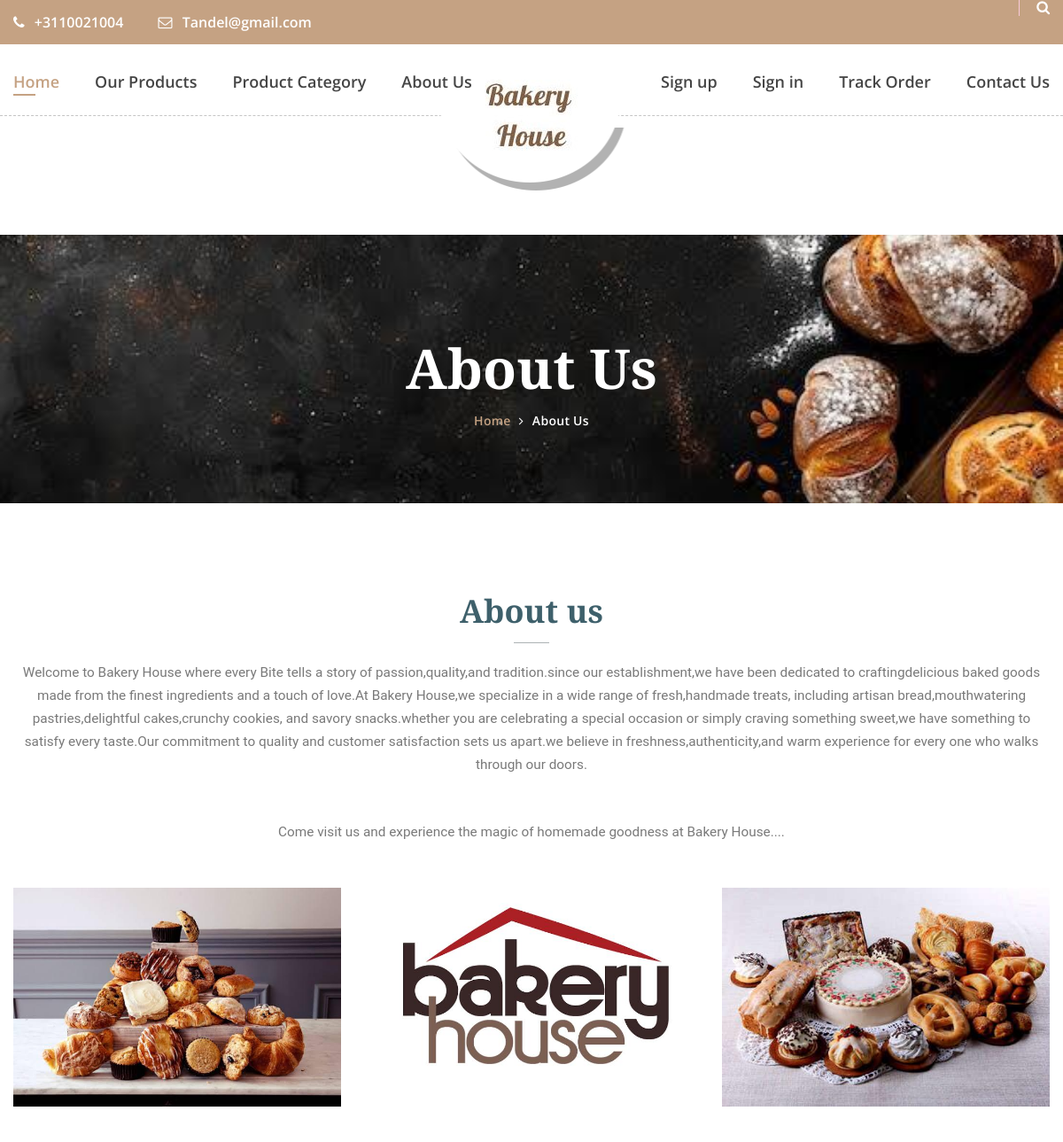
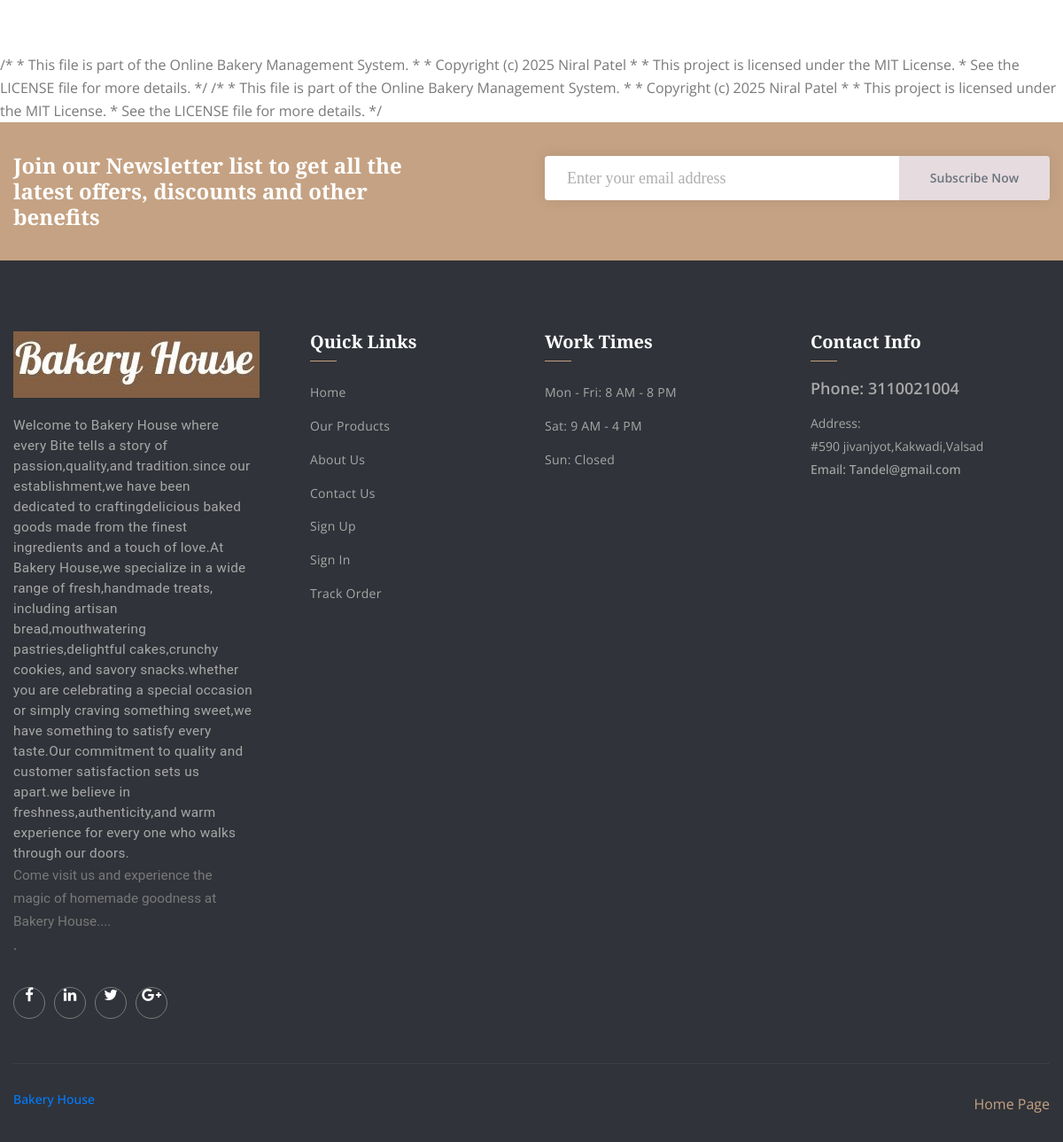
The app's page /bakery/about-us.php with its own data (2 pictures, top to bottom).
### tables this page shows
CREATE TABLE `tblpage` (
  `ID` int(10) NOT NULL,
  `PageType` varchar(200) DEFAULT NULL,
  `PageTitle` varchar(200) DEFAULT NULL,
  `PageDescription` mediumtext DEFAULT NULL,
  `Email` varchar(200) DEFAULT NULL,
  `MobileNumber` bigint(10) DEFAULT NULL,
  `UpdationDate` timestamp NOT NULL DEFAULT current_timestamp() ON UPDATE current_timestamp()
);

### bakery/about-us.php (the view, shortened to what this page needs)
<?php
include('includes/dbconnection.php');
?>
<!DOCTYPE html>
<html lang="en">
<head>
        <link href="css/font-awesome.min.css" rel="stylesheet">
        <link href="vendors/linearicons/style.css" rel="stylesheet">
        <link href="vendors/flat-icon/flaticon.css" rel="stylesheet">
        <link href="css/bootstrap.min.css" rel="stylesheet">
        <link href="vendors/revolution/css/settings.css" rel="stylesheet">
        <link href="vendors/revolution/css/layers.css" rel="stylesheet">
        <link href="vendors/revolution/css/navigation.css" rel="stylesheet">
        <link href="vendors/animate-css/animate.css" rel="stylesheet">
        <link href="vendors/owl-carousel/owl.carousel.min.css" rel="stylesheet">
        <link href="vendors/magnifc-popup/magnific-popup.css" rel="stylesheet">
        <link href="css/style.css" rel="stylesheet">
        <link href="css/responsive.css" rel="stylesheet">
    </head>
    <body>
		<?php include_once('includes/header.php');?>
        <section class="banner_area">
        	<div class="container">
        		<div class="banner_text">
        			<h3>About Us</h3>
        			<ul>
        				<li><a href="index.php">Home</a></li>
        				<li><a href="about-us.php">About Us</a></li>
        			</ul>
        		</div>
        	</div>
        </section>
        <section class="our_bakery_area p_100">
        	<div class="container">
        		<?php
$ret=mysqli_query($con,"select * from tblpage where PageType='aboutus' ");
while ($row=mysqli_fetch_array($ret)) {
?>
        		<div class="our_bakery_text">
        			<h2><?php  echo $row['PageTitle'];?></h2>
								<p><?php  echo $row['PageDescription'];?></p>
        		</div><?php } ?>
        		<div class="row our_bakery_image">
        			<div class="col-md-4 col-6">
        				<img class="img-fluid" src="img/our-bakery/bakery-4.jpg" alt="">
        			</div>
        			<div class="col-md-4 col-6">
        				<img class="img-fluid" src="img/our-bakery/bakery-5.jpg" alt="">
        			</div>
        			<div class="col-md-4 col-6">
        				<img class="img-fluid" src="img/our-bakery/bakery-6.jpg" alt="">
        			</div>
        		</div>
        	</div>
        </section>
   <?php include_once('includes/footer.php');?>
    </body>
</html>

### bakery/includes/header.php (shortened to what this page needs)
<?php
include('includes/dbconnection.php');
$loggedIn = isset($_SESSION['fosuid']) ? $_SESSION['fosuid'] : false;
?>
<header class="main_header_area">
    <div class="top_header_area row m0">
        <div class="container">
            <div class="float-left">
                <?php
                $ret = mysqli_query($con, "SELECT * FROM tblpage WHERE PageType='contactus'");
                while ($row = mysqli_fetch_array($ret)) {
                ?>
                    <a href="tel:+<?php echo $row['MobileNumber']; ?>"><i class="fa fa-phone" aria-hidden="true"></i> +<?php echo $row['MobileNumber']; ?></a>
                    <a href="mailto:<?php echo $row['Email']; ?>"><i class="fa fa-envelope-o" aria-hidden="true"></i> <?php echo $row['Email']; ?></a>
                <?php } ?>
            </div>
            <div class="float-right">
                <ul class="h_search list_style">
                    <li><a href="search-item.php"><i class="fa fa-search"></i></a></li>
                </ul>
            </div>
        </div>
    </div>
    <div class="main_menu_area">
        <div class="container">
            <nav class="navbar navbar-expand-lg navbar-light bg-light">
                <a class="navbar-brand" href="index.php">
                    <img src="img/l5.jpg" alt="Bakery Logo">
                </a>
                <div class="collapse navbar-collapse" id="navbarSupportedContent">
                    <ul class="navbar-nav mr-auto">
                        <li class="nav-item active"><a href="index.php">Home</a></li>
                        <li><a href="product.php">Our Products</a></li>
                        <li class="dropdown submenu">
                            <a class="dropdown-toggle" data-toggle="dropdown" href="#">Product Category</a>
                        </li>
                        <li><a href="about-us.php">About Us</a></li>
                    </ul>
                    <ul class="navbar-nav justify-content-end">
                        <?php if (!$loggedIn) { ?>
                            <li><a href="registration.php">Sign up</a></li>
                            <li><a href="login.php">Sign in</a></li>
                            <li><a href="track-order.php">Track Order</a></li>
                        <?php } ?>
                        <li><a href="contact.php">Contact Us</a></li>
                    </ul>
                </div>
            </nav>
        </div>
    </div>
</header>

### bakery/includes/footer.php (shortened to what this page needs)
/*
 * This file is part of the Online Bakery Management System.
 *
 * Copyright (c) 2025 Niral Patel
 *
 * This project is licensed under the MIT License.
 * See the LICENSE file for more details.
 */
<?php
include('includes/dbconnection.php');
?>
<section class="newsletter_area">
    <div class="container">
        <div class="row newsletter_inner">
            <div class="col-lg-6">
                <div class="news_left_text">
                    <h4>Join our Newsletter list to get all the latest offers, discounts and other benefits</h4>
                </div>
            </div>
            <div class="col-lg-6">
                <div class="newsletter_form">
                    <form method="post">
                        <div class="input-group">
                            <input type="text" class="form-control" placeholder="Enter your email address" name="email">
                            <div class="input-group-append">
                                <button class="btn btn-outline-secondary" type="submit" value="submit" name="sub">
                                    Subscribe Now
                                </button>
                            </div>
                        </div>
                    </form>
                </div>
            </div>
        </div>
    </div>
</section>
<footer class="footer_area">
    <div class="footer_widgets">
        <div class="container">
            <div class="row footer_wd_inner">
                <div class="col-lg-3 col-6">
                    <aside class="f_widget f_about_widget">
                        <img src="img/mf.jpg" alt="">
                        <?php
                        $ret = mysqli_query($con, "SELECT * FROM tblpage WHERE PageType='aboutus'");
                        while ($row = mysqli_fetch_array($ret)) {
                        ?>
                            <p><?php echo $row['PageDescription']; ?>.</p>
                        <?php } ?>
                        <ul class="nav">
                            <li><a href="#"><i class="fa fa-facebook"></i></a></li>
                            <li><a href="#"><i class="fa fa-linkedin"></i></a></li>
                            <li><a href="#"><i class="fa fa-twitter"></i></a></li>
                            <li><a href="#"><i class="fa fa-google-plus"></i></a></li>
                        </ul>
                    </aside>
                </div>
                <div class="col-lg-3 col-6">
                    <aside class="f_widget f_link_widget">
                        <div class="f_title">
                            <h3>Quick Links</h3>
                        </div>
                        <ul class="list_style">
                            <li><a href="index.php">Home</a></li>
                            <li><a href="product.php">Our Products</a></li>
                            <li><a href="about-us.php">About Us</a></li>
                            <li><a href="contact.php">Contact Us</a></li>
                            <?php if (empty($_SESSION['fosuid'])) { ?>
                                <li><a href="registration.php">Sign Up</a></li>
                                <li><a href="login.php">Sign In</a></li>
                                <li><a href="cart.html">Track Order</a></li>
                            <?php } else { ?>
                                <li><a href="cart.php">Cart Page</a></li>
                                <li><a href="orders.php">My Orders</a></li>
                            <?php } ?>
                        </ul>
                    </aside>
                </div>
                <div class="col-lg-3 col-6">
                    <aside class="f_widget f_link_widget">
                        <div class="f_title">
                            <h3>Work Times</h3>
                        </div>
                        <ul class="list_style">
                            <li><a href="#">Mon - Fri: 8 AM - 8 PM</a></li>
                            <li><a href="#">Sat: 9 AM - 4 PM</a></li>
                            <li><a href="#">Sun: Closed</a></li>
                        </ul>
                    </aside>
                </div>
                <div class="col-lg-3 col-6">
                    <aside class="f_widget f_contact_widget">
                        <div class="f_title">
                            <h3>Contact Info</h3>
                        </div>
                        <?php
                        $ret = mysqli_query($con, "SELECT * FROM tblpage WHERE PageType='contactus'");
                        while ($row = mysqli_fetch_array($ret)) {
                        ?>
                            <h4>Phone: <?php echo $row['MobileNumber']; ?></h4>
                            <p>Address: <br /><?php echo $row['PageDescription']; ?></p>
                            <h5>Email: <?php echo $row['Email']; ?></h5>
                        <?php } ?>
                    </aside>
                </div>
            </div>
        </div>
    </div>
    <div class="footer_copyright">
        <div class="container">
            <div class="copyright_inner">
                <div class="float-left">
                    <h5><a target="_blank" href="index.php"> Bakery House </a></h5>
                </div>
                <div class="float-right">
                    <a href="index.php">Home Page</a>
                </div>
            </div>
        </div>
    </div>
</footer>

### records on screen
tblpage: MobileNumber "3110021004", Email "Tandel@gmail.com", PageDescription "#590 jivanjyot,Kakwadi,Valsad"
tblpage: PageTitle "About us", PageDescription "Welcome to Bakery House where every Bite tells a story of passion,quality,and tradition.since our establishment,we have been dedicated to craftingdelicious baked goods made from the finest ingredients and a touch of love.At Bakery House,we specialize in a wide range of fresh,handmade treats, including artisan bread,mouthwatering pastries,delightful cakes,crunchy cookies, and savory snacks.whether you are celebrating a special occasion or simply craving something sweet,we have something to satisfy every taste.Our commitment to quality and customer satisfaction sets us apart.we believe in freshness,authenticity,and warm experience for every one who walks through our doors. Come visit us and…"
